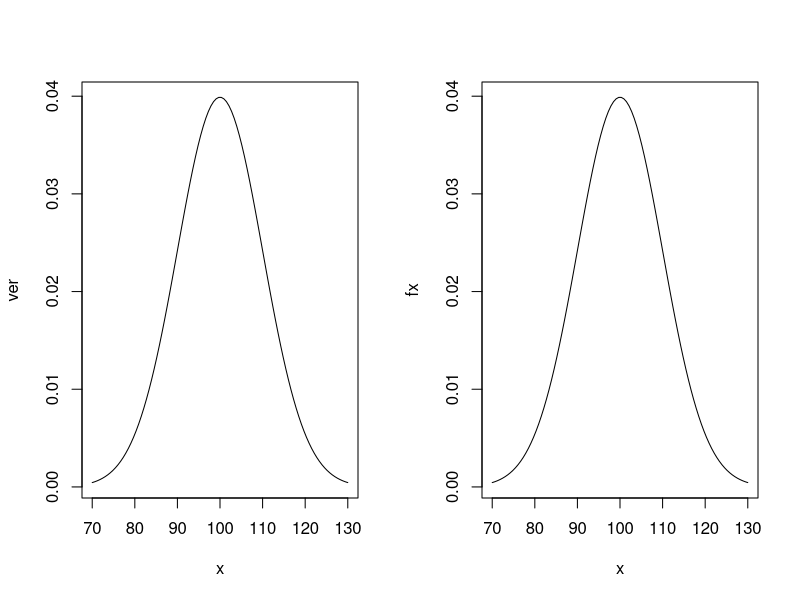

The R script that drew this image:

## funcao de densidade marginal da distribuição normal

fdp_norm <- function( x, sigma2, mu ){
  n = 1  
  fx = ( (2*pi*sigma2)^(-n/2) )*exp(  (-1/(2*sigma2))*( (x - mu)^2  )   )
  return(fx)
}

## Visualizando a curva de densidade

## gerando dados normais
par(mfrow = c(1, 2))

x <- seq(70, 130, length.out = 100)
ver <- fdp_norm( x, sigma2 = 10^2, mu = 100  )
plot(x, ver, type = "l")


x <- seq(70, 130, length.out = 100)
fx <- dnorm(x, mean = 100, sd = 10)
plot(x, fx, type = "l")



## funcao de densidade conjunta de variaveis aleatorias independentes N(mu, sigma2):

dens_conj_norm <- function( x, sigma2, mu ){
  n = length(x)  
  fx = ( (2*pi*sigma2)^(-n/2) )*exp(  (-1/(2*sigma2))*sum( (x - mu)^2  )   )
  return(fx)
}

logveros_norm <- function( x, sigma2, mu ){
  n = length(x)  
  fx = ( (2*pi*sigma2)^(-n/2) )*exp(  (-1/(2*sigma2))*sum( (x - mu)^2  )   )
  return(fx)
}












